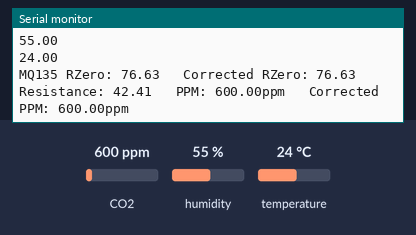
Bench run of a sketch on a simulated ESP32. Parts: the last lines printed to the serial monitor. The test bench sets the inputs (shaded band); at power-on: CO2 600 ppm, humidity 55 %, temperature 24 °C.

Above: at 1.2 s.
1.3 s: CO2 set to 452 ppm
3.3 s: humidity set to 22 %
At 5.2 s:
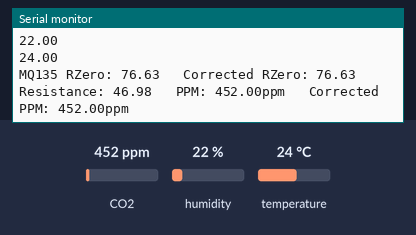
5.3 s: temperature set to 12 °C
7.3 s: CO2 set to 1050 ppm
9.3 s: humidity set to 40 %
At 11.0 s:
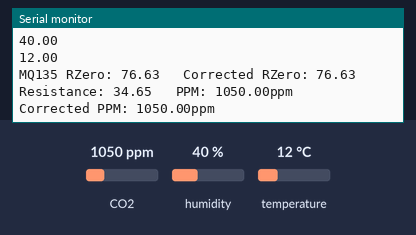
Timing chart, 0 to 12.3 s (numbered marks = the images above; inputs shaded):
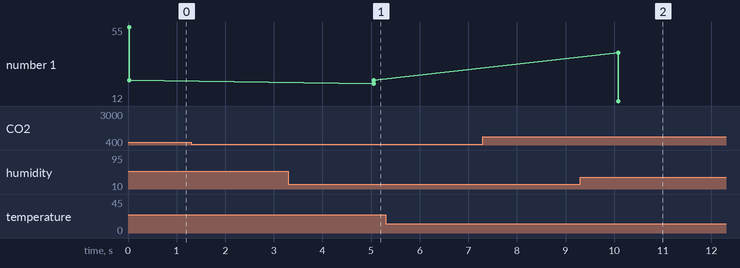

The sketch:

dht_mq135_test.ino
```cpp
#include <SPI.h>
#include <Wire.h>
#include <DHT.h>
#include <MQ135.h>

#define MQPIN  34
#define DHTPIN 4
#define DHTTYPE DHT11

DHT dht(DHTPIN, DHTTYPE);
MQ135 mq135_sensor(MQPIN);

void setup()
{
    Serial.begin(115200);
    dht.begin();
}

void loop()
{
    float humidity = dht.readHumidity();
    float temperature = dht.readTemperature();

    Serial.println(humidity);
    Serial.printf("\n");
    Serial.println(temperature);
    Serial.printf("\n");

    float rzero = mq135_sensor.getRZero();
    float correctedRZero = mq135_sensor.getCorrectedRZero(temperature, humidity);
    float resistance = mq135_sensor.getResistance();
    float ppm = mq135_sensor.getPPM();
    float correctedPPM = mq135_sensor.getCorrectedPPM(temperature, humidity);

    Serial.print("MQ135 RZero: ");
    Serial.print(rzero);
    Serial.print("\t Corrected RZero: ");
    Serial.print(correctedRZero);
    Serial.print("\t Resistance: ");
    Serial.print(resistance);
    Serial.print("\t PPM: ");
    Serial.print(ppm);
    Serial.print("ppm");
    Serial.print("\t Corrected PPM: ");
    Serial.print(correctedPPM);
    Serial.println("ppm");
    delay(5000);
}
```

Measured:
- after the input at 3.3 s, the serial monitor: prints a new line after 1.8 s (image 1)
- after the input at 9.3 s, the serial monitor: prints a new line after 0.78 s (image 2)
